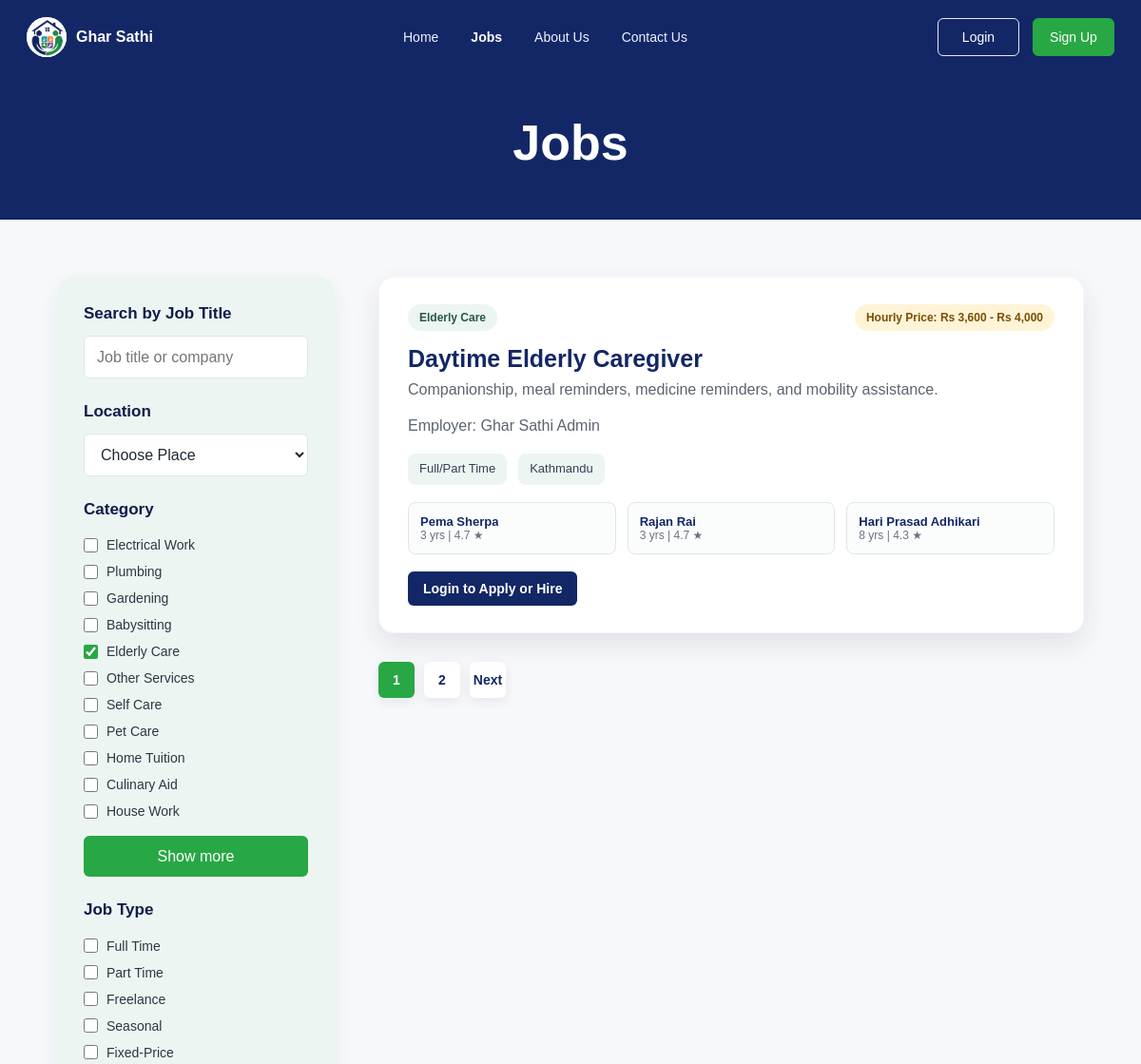
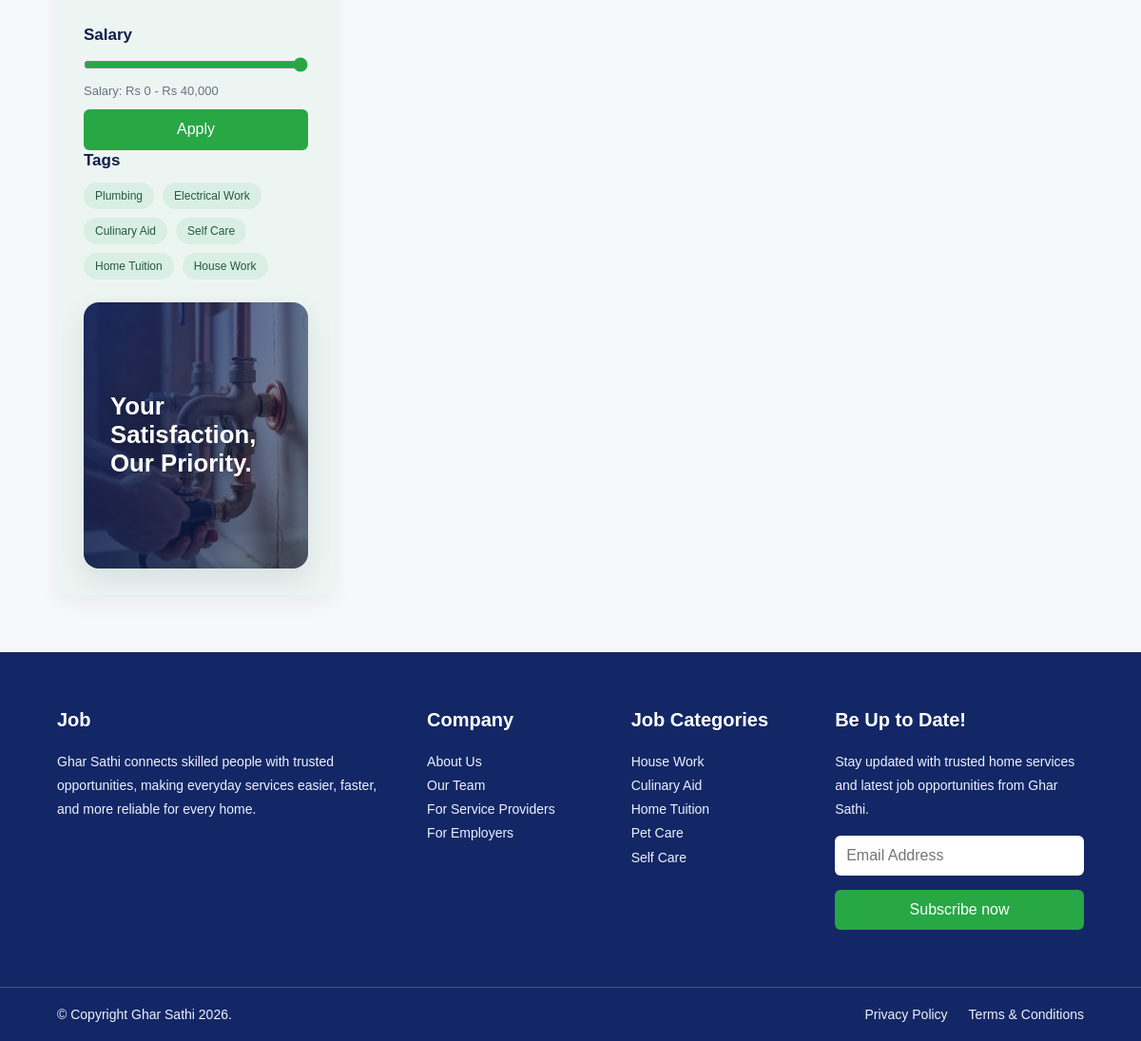
The page /JobsPage/jobs.php?category=Elderly+Care on the database its author committed (2 pictures, top to bottom).
### tables this page shows
CREATE TABLE IF NOT EXISTS jobs (
    job_id INT AUTO_INCREMENT PRIMARY KEY,
    employer_id INT NOT NULL,
    category_id INT NOT NULL,
    title VARCHAR(150) NOT NULL,
    description TEXT,
    job_type VARCHAR(50),
    salary DECIMAL(10,2) DEFAULT 0,
    location VARCHAR(100),
    created_at TIMESTAMP DEFAULT CURRENT_TIMESTAMP,
    FOREIGN KEY (employer_id) REFERENCES users(user_id) ON DELETE CASCADE,
    FOREIGN KEY (category_id) REFERENCES categories(category_id) ON DELETE CASCADE
);

CREATE TABLE IF NOT EXISTS categories (
    category_id INT AUTO_INCREMENT PRIMARY KEY,
    category_name VARCHAR(100) NOT NULL UNIQUE
);

CREATE TABLE IF NOT EXISTS users (
    user_id INT AUTO_INCREMENT PRIMARY KEY,
    full_name VARCHAR(100) NOT NULL,
    username VARCHAR(50) UNIQUE,
    email VARCHAR(100) UNIQUE NOT NULL,
    phone VARCHAR(20),
    password VARCHAR(255) NOT NULL,
    role ENUM('Employer','Worker','Admin') NOT NULL DEFAULT 'Employer',
    created_at TIMESTAMP DEFAULT CURRENT_TIMESTAMP
);

### JobsPage/jobs.php (the view, shortened to what this page needs)
<?php
require_once __DIR__ . '/../includes/app.php';
$jobs = $fallbackJobs;
$result = mysqli_query(
    $conn,
    'SELECT jobs.job_id, jobs.category_id, jobs.title, jobs.description, jobs.job_type, jobs.salary, jobs.location,
            categories.category_name, users.full_name AS employer_name
     FROM jobs
     INNER JOIN categories ON categories.category_id = jobs.category_id
     INNER JOIN users ON users.user_id = jobs.employer_id
     ORDER BY jobs.job_id DESC'
);
if ($result && mysqli_num_rows($result) > 0) {
    $jobs = [];
    $minutes = 10;
    while ($row = mysqli_fetch_assoc($result)) {
        $jobs[] = [
            'job_id' => (int) $row['job_id'],
            'category_id' => (int) $row['category_id'],
            'time' => 'Recently',
            'title' => $row['title'] ?? '',
            'description' => $row['description'] ?? '',
            'category' => $row['category_name'] ?? '',
            'type' => $row['job_type'] ?? '',
            'salary' => 'Rs ' . number_format((float) ($row['salary'] ?? 0), 0),
            'location' => $row['location'] ?? '',
            'employer' => $row['employer_name'] ?? '',
            'salary_max' => (float) ($row['salary'] ?? 0),
            'minutes' => $minutes,
        ];
        $minutes += 2;
    }
}
$initialSearch = trim($_GET['search'] ?? '');
$initialCategory = trim($_GET['category'] ?? '');
$categoriesForFilter = array_values(array_unique(array_filter(array_map(fn($job) => $job['category'] ?? '', $jobs))));
$user = current_user($conn);
$userRole = $user['role'] ?? '';
function hourly_price_range_for_category(mysqli $conn, int $categoryId): string {
    static $ranges = [];
    if (!worker_hourly_rate_available($conn)) {
        $ranges[$categoryId] = '';
        return '';
    }
    $stmt = mysqli_prepare(
        $conn,
        "SELECT MIN(COALESCE(wp.hourly_rate, 2000)) AS min_rate,
                MAX(COALESCE(wp.hourly_rate, 2000)) AS max_rate
         FROM users u
         INNER JOIN (
             SELECT worker_id, MAX(profile_id) AS profile_id
             FROM worker_profiles
             GROUP BY worker_id
         ) latest_profile ON latest_profile.worker_id = u.user_id
         INNER JOIN worker_profiles wp ON wp.profile_id = latest_profile.profile_id
         INNER JOIN worker_categories wc ON wc.worker_id = u.user_id
         WHERE u.role = 'Worker'
           AND wp.verification_status = 'Approved'
           AND wc.category_id = ?"
    );
    mysqli_stmt_bind_param($stmt, 'i', $categoryId);
    mysqli_stmt_execute($stmt);
    $result = mysqli_stmt_get_result($stmt);
    $row = $result ? mysqli_fetch_assoc($result) : null;
    $minRate = (float) ($row['min_rate'] ?? 0);
    $maxRate = (float) ($row['max_rate'] ?? 0);
    if ($minRate <= 0 && $maxRate <= 0) {
        $ranges[$categoryId] = '';
    } elseif ($minRate === $maxRate) {
        $ranges[$categoryId] = 'Hourly Price: Rs ' . number_format($minRate, 0);
    } else {
        $ranges[$categoryId] = 'Hourly Price: Rs ' . number_format($minRate, 0) . ' - Rs ' . number_format($maxRate, 0);
    }
    return $ranges[$categoryId];
}
?>
<!DOCTYPE html>
<html lang="en">
<head>
<link rel="stylesheet" href="jobs.css">
<link rel="stylesheet" href="https://cdnjs.cloudflare.com/ajax/libs/font-awesome/6.7.1/css/all.min.css">
</head>
<body>
<header class="site-header">
<section class="hero"><h1>Jobs</h1></section>
</header>
<main class="jobs-section">
<aside class="filter-box" aria-label="Job filters">
<form id="jobFilterForm">
<div class="filter-group"><h3>Search by Job Title</h3><input id="jobSearch" type="search" placeholder="Job title or company" value="<?php echo e($initialSearch); ?>"></div>
<div class="filter-group">
<h3>Location</h3>
<select id="locationFilter">
<option value="">Choose Place</option>
</select>
</div>
<div class="filter-group">
<h3>Category</h3>
<?php foreach ($categoriesForFilter as $categoryName): ?>
<label><input type="checkbox" name="category" value="<?php echo e($categoryName); ?>" <?php echo $initialCategory === $categoryName ? 'checked' : ''; ?>> <?php echo e($categoryName); ?></label>
<?php endforeach; ?>
<button class="show-btn" type="button">Show more</button>
</div>
<div class="filter-group">
<h3>Job Type</h3>
<label><input type="checkbox" name="type" value="Full/Part Time"> Full Time</label>
<label><input type="checkbox" name="type" value="Part time"> Part Time</label>
<label><input type="checkbox" name="type" value="Freelance"> Freelance</label>
<label><input type="checkbox" name="type" value="Seasonal"> Seasonal</label>
<label><input type="checkbox" name="type" value="Fixed-Price"> Fixed-Price</label>
</div>
<div class="filter-group">
<h3>Salary</h3>
<input id="salaryRange" type="range" min="0" max="40000" value="40000">
<p class="salary-text">Salary: Rs 0 - Rs <span id="salaryValue">40,000</span></p>
<button class="apply-btn" type="submit">Apply</button>
</div>
</form>
<div class="filter-group tags-group">
<h3>Tags</h3>
<div class="tags">
<button type="button" data-tag="Plumbing">Plumbing</button>
<button type="button" data-tag="Electrical Work">Electrical Work</button>
<button type="button" data-tag="Culinary Aid">Culinary Aid</button>
<button type="button" data-tag="Self Care">Self Care</button>
<button type="button" data-tag="Home Tuition">Home Tuition</button>
<button type="button" data-tag="House Work">House Work</button>
</div>
</div>
<div class="priority-panel" aria-label="Ghar Sathi promise"><p>Your<br>Satisfaction,<br>Our Priority.</p></div>
</aside>
<section class="job-container" aria-label="Available jobs">
<div class="job-list" id="jobList">
<?php foreach ($jobs as $index => $job): ?>
<?php
$jobId = (int) ($job['job_id'] ?? 0);
$categoryId = (int) ($job['category_id'] ?? 0);
$hourlyPriceRange = hourly_price_range_for_category($conn, $categoryId);
$verifiedWorkers = fetch_workers_for_category($conn, (int) ($job['category_id'] ?? 0), 3);
?>
<article class="job-card" data-page="<?php echo $index < 6 ? '1' : '2'; ?>" data-title="<?php echo e($job['title']); ?>" data-category="<?php echo e($job['category']); ?>" data-type="<?php echo e($job['type']); ?>" data-location="<?php echo e($job['location']); ?>" data-salary="<?php echo e($job['salary_max']); ?>" data-minutes="<?php echo e($job['minutes']); ?>" <?php echo $index < 6 ? '' : 'hidden'; ?>>
<div class="job-card-head">
<span class="category-badge"><?php echo e($job['category']); ?></span>
<?php if ($hourlyPriceRange !== ''): ?>
<span class="salary-badge"><?php echo e($hourlyPriceRange); ?></span>
<?php endif; ?>
</div>
<h2><?php echo e($job['title']); ?></h2>
<p><?php echo e($job['description']); ?></p>
<p class="job-employer">Employer: <?php echo e($job['employer'] ?? 'Ghar Sathi'); ?></p>
<div class="job-info">
<span><?php echo e($job['type']); ?></span>
<span><?php echo e($job['location']); ?></span>
</div>
<?php if ($verifiedWorkers): ?>
<div class="worker-strip" aria-label="Available workers">
<?php foreach ($verifiedWorkers as $worker): ?>
<a class="mini-worker" href="../DetailsPage/details.php?id=<?php echo e($jobId); ?>#worker-<?php echo e($worker['user_id']); ?>" aria-label="View <?php echo e($worker['full_name']); ?> on this job's details page">
<div><strong><?php echo e($worker['full_name']); ?></strong><span><?php echo e($worker['experience_years']); ?> yrs | <?php echo e(number_format((float) $worker['avg_rating'], 1)); ?> ★</span></div>
</a>
<?php endforeach; ?>
</div>
<?php endif; ?>
<div class="job-actions">
<?php if (!$user): ?>
<a class="secondary-action" href="../LoginPage/login.html">Login to Apply or Hire</a>
<?php elseif ($userRole === 'Worker'): ?>
<a class="secondary-action" href="../AboutUsPage/apply_resume.php?job_id=<?php echo $jobId; ?>">Apply Job</a>
<?php else: ?>
<a class="secondary-action" href="../dasboard/dashboard.php">Manage in Dashboard</a>
<?php endif; ?>
</div>
</article>
<?php endforeach; ?>
</div>
<nav class="pagination" aria-label="Job pages">
<a class="active" href="#" data-page-link="1">1</a>
<a href="#" data-page-link="2">2</a>
<a href="#" data-page-link="next">Next</a>
</nav>
</section>
</main>
</body>
</html>

### rows shown on the page
jobs: category.category_name "Elderly Care", hourlyPriceRange "Hourly Price: Rs 3,600 - Rs 4,000", title "Daytime Elderly Caregiver", description "Companionship, meal reminders, medicine reminders, and mobility assistance.", employer.full_name "Ghar Sathi Admin", job_type "Full/Part Time", location "Kathmandu"
users: full_name "Pema Sherpa", experience_years "3", avg_rating "4.7"
users: full_name "Rajan Rai", experience_years "3", avg_rating "4.7"
users: full_name "Hari Prasad Adhikari", experience_years "8", avg_rating "4.3"

### other values the page prints
$categoryName "Electrical Work"
$categoryName "Plumbing"
$categoryName "Gardening"
$categoryName "Babysitting"
$categoryName "Elderly Care"
$categoryName "Other Services"
$categoryName "Self Care"
$categoryName "Pet Care"
$categoryName "Home Tuition"
$categoryName "Culinary Aid"
$categoryName "House Work"
